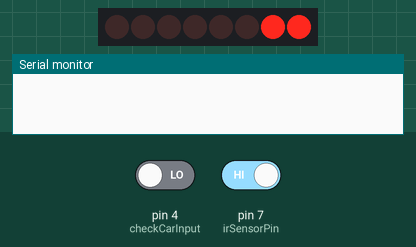
Simulated run of this sketch. Board: Arduino Uno, built with avr-gcc and run on an emulated ATmega328P. Shown: 8 shift-register outputs drawn as a row of LEDs (first output left, lit = HIGH), the last lines printed to the serial monitor. Wiring (inferred from the names in the program): shift register (74HC595): data pin 11; shift clock pin 8; latch pin 12. Wiring (inferred from the signals the program sends): row of LEDs: on Q0, Q1, Q2, Q3, Q4, Q5, Q6, Q7. The test bench sets the inputs (shaded band); at power-on: pin 7 (irSensorPin) HIGH, pin 4 (checkCarInput) LOW.

Above: at 1.2 s.
1.3 s: pin 7 (irSensorPin) driven LOW
At 2.5 s:
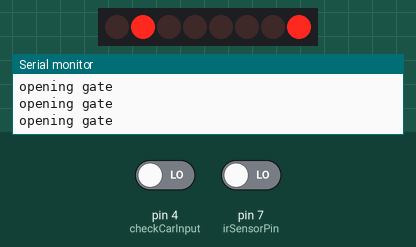
2.8 s: pin 4 (checkCarInput) driven HIGH
At 3.2 s:
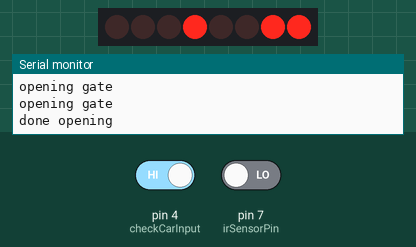
4.3 s: pin 4 (checkCarInput) driven LOW
At 4.9 s:
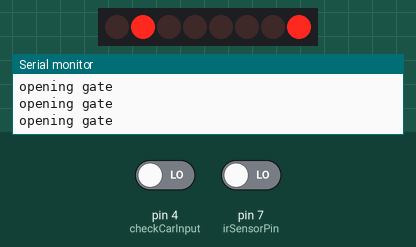
Timing chart, 0 to 7.3 s (numbered marks = the images above; inputs shaded):
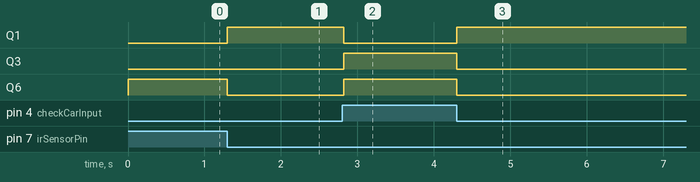

Measured:
- after the input at 1.3 s, Q1: LOW → HIGH at once; Q6: HIGH → LOW at once
- after the input at 2.8 s, Q1: HIGH → LOW at once; Q3, Q6: LOW → HIGH at once
- after the input at 4.3 s, Q1: LOW → HIGH at once; Q3, Q6: HIGH → LOW at once

The sketch:

CarWash3.ino
```cpp
class Timer
{
  private :
     long previous;
     long currentTime;

  public:

    Timer()
    {

      previous=0;
      currentTime=0;
    }

  boolean delay_func(int maxT,char timerType)
  {
    if(timerType=='S')
      maxT=maxT*1000;
      currentTime=millis();
    if(currentTime-previous>=maxT)
    {
        previous=currentTime;
        return true;
    }
    else{
        return false;
    }
  }

};

/////////////////////////////////////////////////////////////
////////////////////////////////////////////////////////////
///////////////////////////////////////////////////////////
int irSensorPin=7;
int data= 192;
boolean sensorState;


const int latchPin = 12;//Pin connected to latchPin of 74HC595//green
const int clockPin = 8;//Pin connected to clockPin of 74HC595 //yellow
const int dataPin = 11; //Pin connected to dataPin of 74HC595 //blue

////////////////////: Number of project :///////////////////////
int maxNumOfCars=10;
int carEnteringCount=0;
//////////////////////////////////////////////////////////////
///////////////////:is there car available://////////////////
boolean isThereCarIn=false;
int checkCarInput=4;

///////////////////: go to timing ://///////////////////////
boolean waitForFiveSec=0;
boolean openGate=1;
///////////////////////////////////////////////////////////
Timer *timer1;//declare an object fo the timer class

void setup()
{
  // put your setup code here, to run once:

  Serial.begin(9600);

  timer1=new Timer();//create an object for the timer class

  pinMode(latchPin,OUTPUT);
  pinMode(clockPin,OUTPUT);
  pinMode(dataPin,OUTPUT);
  pinMode(checkCarInput,INPUT);
  pinMode(irSensorPin,INPUT);

}

void loop()
{
  // put your main code here, to run repeatedly:
  sensorState=digitalRead(irSensorPin);

  if(!sensorState)
  {
    //check number of cars

    if(carEnteringCount < maxNumOfCars)
    {
        //check if there is a car in
      isThereCarIn=digitalRead(checkCarInput);

      if(isThereCarIn)
      {
          data=200;//display N
      }
       else
       {
         data=130;//display G

          //go to wait for 3 seconds for the gate to open
         openGate=true;
         waitForFiveSec=true;
       }
    }
    else
    {
      data=200;//display N
    }

  }

  if( timer1->delay_func(3,'S') && waitForFiveSec )
  {
    Serial.println("done opening");
    openGate=false;
    waitForFiveSec=false;
  }
  else
  if(  waitForFiveSec && openGate )
  {
    Serial.println("opening gate");
  }

//display
    digitalWrite(latchPin,LOW);
    shiftOut(dataPin,clockPin,MSBFIRST,data);
    digitalWrite(latchPin,HIGH);
}
```
